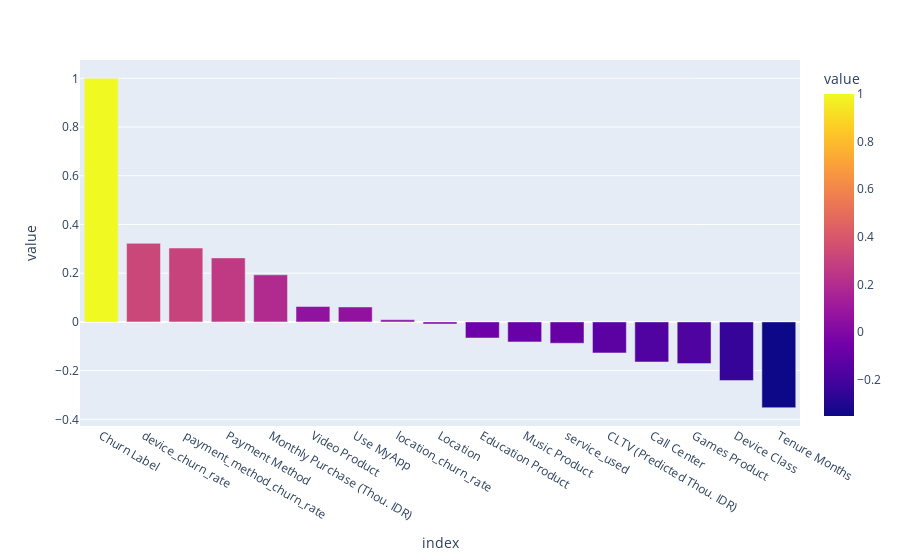

The code cell stored with this chart in its notebook:
### Code cell
fig = px.bar(df.corr()['Churn Label'].sort_values(ascending = False),
             color = 'value')
fig.show()

### Figure 1 — Plotly figure (JSON) as saved in the notebook; plotly's stock layout.template omitted (floating-point values rounded to 4 significant figures)
{"data": [{"alignmentgroup": "True", "hovertemplate": "index=%{x}<br>value=%{marker.color}<extra></extra>", "legendgroup": "", "marker": {"color": [1, 0.3225, 0.3034, 0.2628, 0.1934, 0.06323, 0.06138, 0.008596, -0.008596, -0.06616, -0.08225, -0.0877, -0.1275, -0.1647, -0.1712, -0.2408, -0.3522], "coloraxis": "coloraxis", "pattern": {"shape": ""}}, "name": "", "offsetgroup": "", "orientation": "v", "showlegend": false, "textposition": "auto", "type": "bar", "x": ["Churn Label", "device_churn_rate", "payment_method_churn_rate", "Payment Method", "Monthly Purchase (Thou. IDR)", "Video Product", "Use MyApp", "location_churn_rate", "Location", "Education Product", "Music Product", "service_used", "CLTV (Predicted Thou. IDR)", "Call Center", "Games Product", "Device Class", "Tenure Months"], "xaxis": "x", "y": [1, 0.3225, 0.3034, 0.2628, 0.1934, 0.06323, 0.06138, 0.008596, -0.008596, -0.06616, -0.08225, -0.0877, -0.1275, -0.1647, -0.1712, -0.2408, -0.3522], "yaxis": "y"}], "layout": {"barmode": "relative", "coloraxis": {"colorbar": {"title": {"text": "value"}}, "colorscale": [[0, "#0d0887"], [0.1111, "#46039f"], [0.2222, "#7201a8"], [0.3333, "#9c179e"], [0.4444, "#bd3786"], [0.5556, "#d8576b"], [0.6667, "#ed7953"], [0.7778, "#fb9f3a"], [0.8889, "#fdca26"], [1, "#f0f921"]]}, "legend": {"tracegroupgap": 0}, "margin": {"t": 60}, "xaxis": {"anchor": "y", "domain": [0, 1], "title": {"text": "index"}}, "yaxis": {"anchor": "x", "domain": [0, 1], "title": {"text": "value"}}}}
